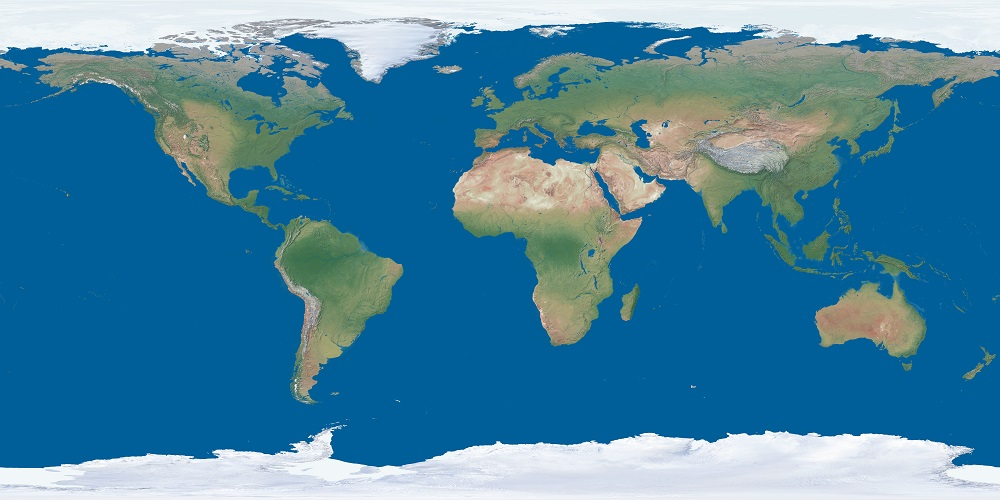
#> input picture globe_pov.jpg, 1000 x 500 px
$ python image_conversion.py
#> lines starting #> are read from the running program, lines starting #| are printed output that depends on the picture
from PIL import Image

# Loading the image
image_path = "globe_pov.jpg"
image = Image.open(image_path)
#> image is the input picture: PIL image 1000x500 RGB; mean R, G, B 72.2, 131.7, 161.5

# Obtaining the dimensions of the image
original_width, original_height = image.size
#> original_width = 1000; original_height = 500

# Defining the desired height as 64 because we have 64 LEDs (feel free to modify as required)
resize_height = 64

# Calculating the dimensions for splitting
split_width = original_width // 2
#> split_width = 500

# Splitting the image into left and right parts
left_image = image.crop((0, 0, split_width, original_height))
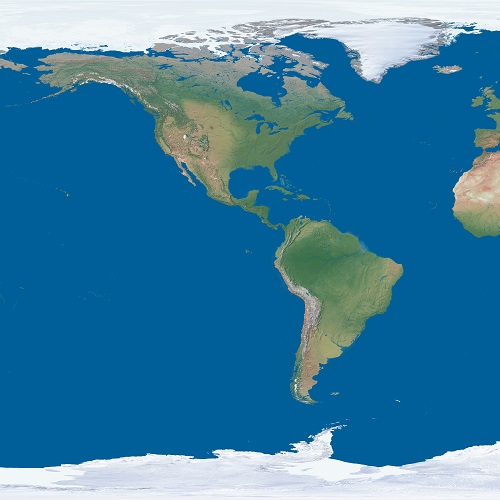
#> left_image: PIL image 500x500 RGB; mean R, G, B 60.3, 126.8, 162.6
right_image = image.crop((split_width, 0, original_width, original_height))
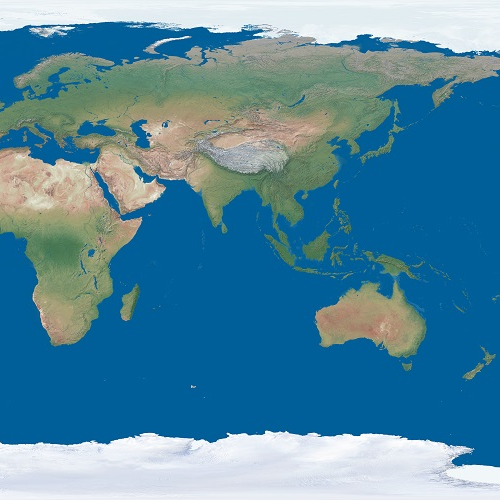
#> right_image: PIL image 500x500 RGB; mean R, G, B 84, 136.6, 160.3

# Resizing the left part while maintaining the aspect ratio
left_aspect_ratio = split_width / original_height
#> left_aspect_ratio = 1
left_resize_width = int(left_aspect_ratio * resize_height)
#> left_resize_width = 64
left_image_resized = left_image.resize((left_resize_width, resize_height))
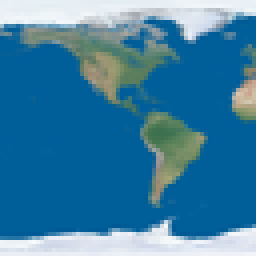
#> left_image_resized: PIL image 64x64 RGB (shown 4 times larger); mean R, G, B 60.5, 126.8, 162.6

# Resizing the right part while maintaining the aspect ratio
right_aspect_ratio = (original_width - split_width) / original_height
#> right_aspect_ratio = 1
right_resize_width = int(right_aspect_ratio * resize_height)
#> right_resize_width = 64
right_image_resized = right_image.resize((right_resize_width, resize_height))
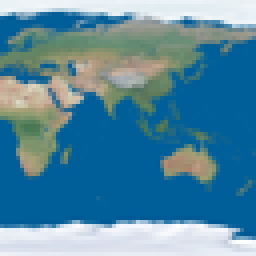
#> right_image_resized: PIL image 64x64 RGB (shown 4 times larger); mean R, G, B 84.2, 136.6, 160.3

# Saving the resized images
left_image_resized.save("left_image.jpg")
right_image_resized.save("right_image.jpg")

# If Needed: Displaying the resized images
# left_image_resized.show()
# right_image_resized.show()
